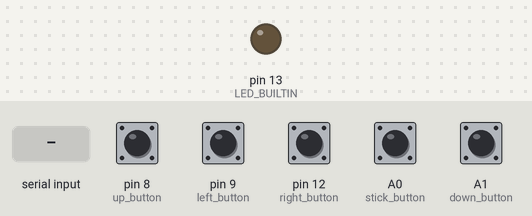
Simulated run of this sketch. Board: Arduino Uno, built with avr-gcc and run on an emulated ATmega328P. Shown: output pins drawn as LEDs (lit = HIGH). Inputs (shaded band) come from the test bench; at power-on: A0 (stick_button), A1 (down_button), pin 8 (up_button), pin 9 (left_button), pin 12 (right_button) LOW. What the sketch prints to the serial monitor is not drawn.

Above: at 1.2 s.
1.3 s: "c" received over Serial
2.8 s: "b" received over Serial
At 3.7 s:
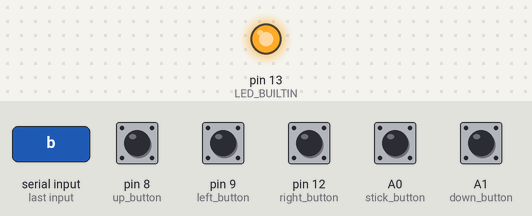
4.3 s: "1" received over Serial
At 4.9 s:
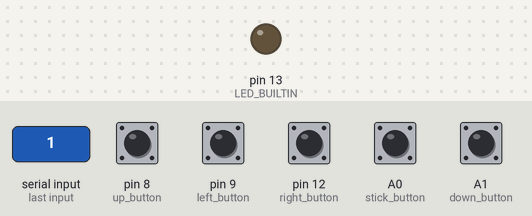
Timing chart, 0 to 7.3 s (numbered marks = the images above; inputs shaded):
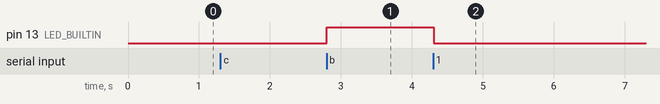

Measured:
- after the input at 1.3 s, every drawn part: stays the same
- after the input at 2.8 s, pin 13 (LED_BUILTIN): LOW → HIGH at once
- after the input at 4.3 s, pin 13 (LED_BUILTIN): HIGH → LOW at once

The sketch:

RemoteRomeo.ino
```cpp
/*****************************************************************
  XBee_Serial_Passthrough.ino

  Set up a software serial port to pass data between an XBee Shield
  and the serial monitor.

  Hardware Hookup:
  The XBee Shield makes all of the connections you'll need
  between Arduino and XBee. If you have the shield make
  sure the SWITCH IS IN THE "DLINE" POSITION. That will connect
  the XBee's DOUT and DIN pins to Arduino pins 2 and 3.

*****************************************************************/
// We'll use SoftwareSerial to communicate with the XBee:

bool connected = false;
const int heartBeat = 1000; // ms receiver must be alive after heartBeat ms
unsigned long lastTime = -1;
unsigned long currentTime = 0;

#define up_button  8
#define down_button A1
#define left_button 9
#define right_button  12

#define stick_button  A0
#define level_stick A2
#define vertical_stick  A3

int left_state;
int right_state;
int up_state;
int down_state;

int stick_state;

/*int repetitions = 1;
  // average the analog readings //
  float lv = 0.;
  float vv = 0.;
  for (int i = 0 ; i < repetitions; ++i)
  {
  lv +=  analogRead (level_stick);
  vv += analogRead (vertical_stick);
  }
  int level_value = lv / repetitions;
  int vertical_value = vv / repetitions;*/
int level_value ;
int vertical_value;

#include <stdarg.h>
void p(char *fmt, ... ) {
  char buf[128]; // resulting string limited to 128 chars
  va_list args;
  va_start (args, fmt );
  vsnprintf(buf, 128, fmt, args);
  va_end (args);
  Serial.print(buf);
}
typedef struct {
  int left_state;
  int right_state;
  int up_state;
  int down_state;
  int stick_state;
  int level_value;
  int vertical_value;
  char final_char;
} joystick_t;
joystick_t joystick;
const int msglength = sizeof(joystick);
void setup()
{

  Serial.begin(9600);
  pinMode(LED_BUILTIN, OUTPUT);
  pinMode (left_button, INPUT);
  pinMode (right_button, INPUT);
  pinMode (up_button, INPUT);
  pinMode (down_button, INPUT);

  pinMode (stick_button  , INPUT);
  pinMode (level_stick   , INPUT);
  pinMode (vertical_stick, INPUT);
  pinMode(13, OUTPUT);
  digitalWrite(13, connected);
}
void connect() {
  while (!connected)
  {
    if (Serial.available()) {
      char tmp = Serial.read();
      if (tmp == 'c')
      {
        Serial.write('o');
        connected = true;
        while (Serial.available()) Serial.read(); /// empty the serial buffer
      }
    }
  }
  // handshake
  Serial.write('a');
  int counter = 0;
  while (!Serial.available() && counter < 1000)
  {
    counter++;
    delay(10);
  }
  if (Serial.available())
  {
    char tmp = Serial.read();
    if (tmp == 'b') {
      connected = true;
    } else {
      connected = false;
    }
  } else {
    connected = false;
  }


}
void loop()
{
  connect();
  digitalWrite(13, connected);
  if (connected)
  {
    Serial.write('#');
    // THis is the client. Send the status!
    joystick.left_state = digitalRead (left_button);
    joystick.right_state = digitalRead (right_button);
    joystick.up_state = digitalRead (up_button);
    joystick.down_state = digitalRead (down_button);
    joystick.stick_state = digitalRead (stick_button);
    joystick.level_value = analogRead (level_stick);
    joystick.vertical_value = analogRead (vertical_stick);
    joystick.final_char = 'f';
    char message[msglength];
    memcpy(message, &joystick, msglength);
    for (int ii = 0; ii < msglength; ++ii)
    {
      Serial.write(message[ii]);
    }
  }
}
```
